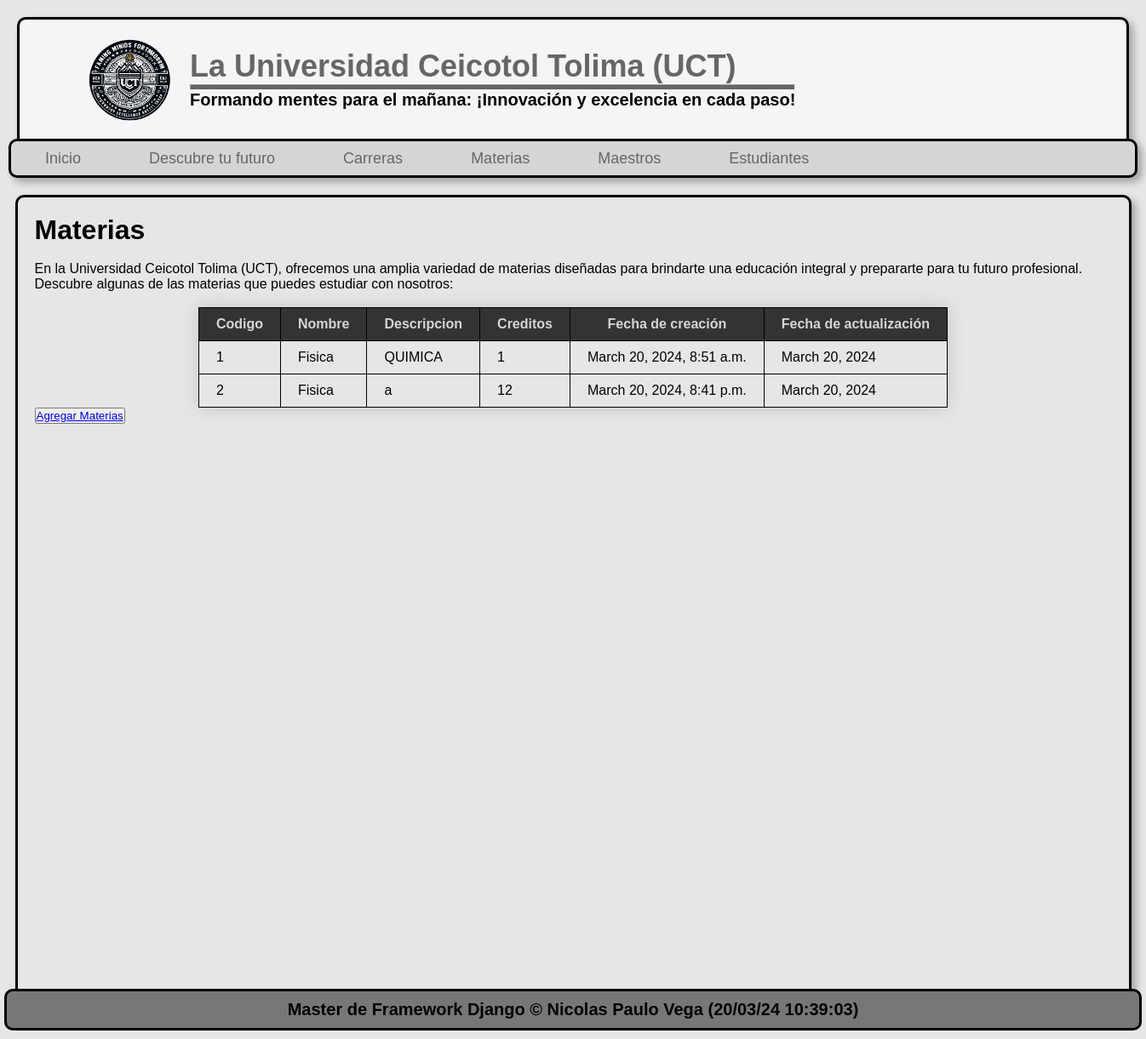
The page /materias/ on the database as committed earlier.
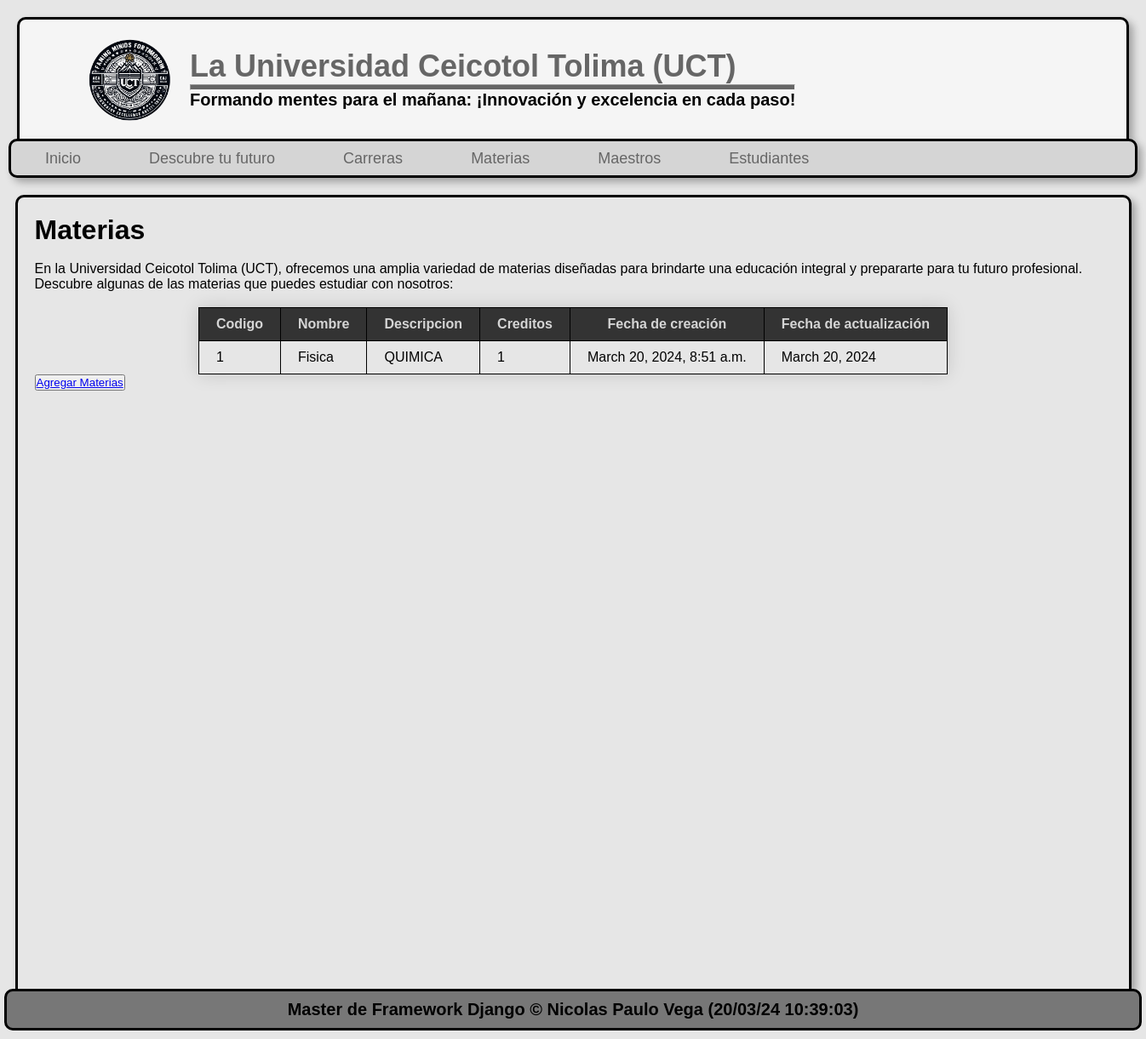
The same page on the database as committed later.
### pagina/models.py (models this page shows, shortened)
class Materi(models.Model):
    code = models.AutoField(primary_key=True, verbose_name="codigo")
    name = models.CharField(max_length=150, verbose_name="nombre")
    description = models.TextField(verbose_name="descripcion")
    credits = models.IntegerField(verbose_name="creditos")
    Creation_date = models.DateTimeField(auto_now_add=True, verbose_name="fecha de creación")
    update_date = models.DateField(auto_now=True, verbose_name="fecha de actualización")
    class Meta:
        verbose_name="Materia"
        verbose_name="Materias"

### pagina/views.py (the view)
# urls.py: path('materias/', pagina.views.courses, name="courses"),
def courses(request):
    materi = Materi.objects.order_by('code')
    return render(request, 'courses.html',{
        'materi': materi
    })

### pagina/templates/courses.html (shortened to what this page needs)
{% extends "layout.html" %}
{% load static %}
{% block content %}
    <h1 class="Materias">Materias</h1>
    <br>
    <p>En la Universidad Ceicotol Tolima (UCT), ofrecemos una amplia variedad de materias diseñadas para brindarte una educación integral y prepararte para tu futuro profesional. Descubre algunas de las materias que puedes estudiar con nosotros:</p>
    <br>
    <div class="lista-materias">
        <table class="tabla-materias">
            <thead>
                <tr>
                    <th>Codigo</th>
                    <th>Nombre</th>
                    <th>Descripcion</th>
                    <th>Creditos</th>
                    <th>Fecha de creación</th>
                    <th>Fecha de actualización</th>
                </tr>
            </thead>
            <tbody>
                {% for materia in materi %}
                <tr>
                    <td>{{ materia.code }}</td>
                    <td>{{ materia.name }}</td>
                    <td>{{ materia.description }}</td>
                    <td>{{ materia.credits }}</td>
                    <td>{{ materia.Creation_date }}</td>
                    <td>{{ materia.update_date }}</td>
                </tr>
                {% endfor %}
            </tbody>
        </table>
        <button><a href="{% url "create_materi" %}">Agregar Materias</a></button>
    </div>
{% endblock  %}

### pagina/templates/layout.html (shortened to what this page needs)
{% load static %}
<!DOCTYPE html>
<html lang="en">
<head>
    <link rel="stylesheet" href="{% static 'css/style.css' %}">
</head>
<body>
    <header>
        <div class="logotipo">
            <img src="{% static 'img/logo(school).png' %}">
            <div class="titulo_slogan">
                <h1>La Universidad Ceicotol Tolima (UCT)</h1>
                <hr>
                <h4>Formando mentes para el mañana: ¡Innovación y excelencia en cada paso!</h4>
            </div>
        </div>
    </header>
    <nav>
        <ul>
            <li><a href="{% url "index" %}">Inicio</a></li>
        </ul>
        <ul>
            <li><a href="{% url "future" %}">Descubre tu futuro</a></li>
        </ul>
        <ul>
            <li><a href="{% url "careers" %}">Carreras</a></li>
        </ul>
        <ul>
            <li><a href="{% url "courses" %}">Materias</a></li>
        </ul>
        <ul>
            <li><a href="{% url "teachers" %}">Maestros</a></li>
        </ul>
        <ul>
            <li><a href="{% url "students" %}">Estudiantes</a></li>
        </ul>
    </nav>
    <div id="contenido">
        <div class="box">
            {% block content %}
            {% endblock %}
        </div>
    </div>
    <footer>
        Master de Framework Django &copy; Nicolas Paulo Vega ({% now 'd/m/y h:i:s' %})
    </footer>
</body>
</html>

### pagina/static/css/style.css (style rules this page uses)
* { margin: 0px; padding: 0px; font-family: Arial, Helvetica, sans-serif; }
body { background-color: #E6E6E6; }
header { background-color: #F5F5F5; color: #666666; margin: 0px auto; align-items: center; width: 1300px; height: 140px; box-shadow: 5px 5px 10px rgba(0, 0, 0, 0.3); border-top: 3px solid black; border-left: 3px solid black; border-right: 3px solid black; margin-top: 20px; border-radius: 10px 10px 0px 0px; }
.logotipo { padding-left: 40px; padding-right: 40px; display: flex; align-items: center; }
.logotipo img { padding: 20px; padding-left: 40px; width: 100px; }
.logotipo .titulo_slogan h1 { font-size: 36px; }
.logotipo .titulo_slogan hr { height: 5px; background-color: #666666; }
.logotipo .titulo_slogan h4 { font-size: 20px; color: black; }
nav { background-color: #D5D5D5; color: #666666; margin: 0px auto; width: 1320px; height: 40px; display: flex; font-size: 18px; box-shadow: 5px 5px 10px rgba(0, 0, 0, 0.3); border: 3px solid black; border-radius: 10px; }
nav ul { line-height: 40px; float: left; list-style: none; }
nav ul li a { color: #666666; padding-left: 40px; padding-right: 40px; text-decoration: none; }
#contenido { border-radius: 10px 10px 0px 0px; border-top: 3px solid black; border-left: 3px solid black; border-right: 3px solid black; width: 1305px; min-height: 930px; margin: 20px auto 0px auto; box-shadow: 5px 5px 10px rgba(0, 0, 0, 0.3); }
footer { background-color: #777777; width: 1330px; height: 23px; margin: 0 auto; text-align: center; font-size: 20px; padding-top: 10px; padding-bottom: 10px; border: 3px solid black; border-radius: 10px; margin-bottom: 10px; color: black; font-weight: bold; }
.box { padding: 20px; }
.tabla-materias { border-collapse: collapse; margin: 30px 0; font-size: 1em; font-family: Arial, Helvetica, sans-serif; min-width: 500px; box-shadow: 0 0 20px rgba(0, 0, 0, 0.15); margin: 0 auto; }
.tabla-materias thead tr { background-color: #333333; color: #D5D5D5; text-align: middle; }
.tabla-materias th, td { border: 1px solid black; padding: 10px 20px; }
.tabla-carreras th, td { border: 1px solid black; padding: 10px 20px; }

Rows that differ between the two databases and show on the page:
removed Materi: code "2", name "Fisica", description "a", credits "12", Creation_date "March 20, 2024, 8:41 p.m.", update_date "March 20, 2024"
